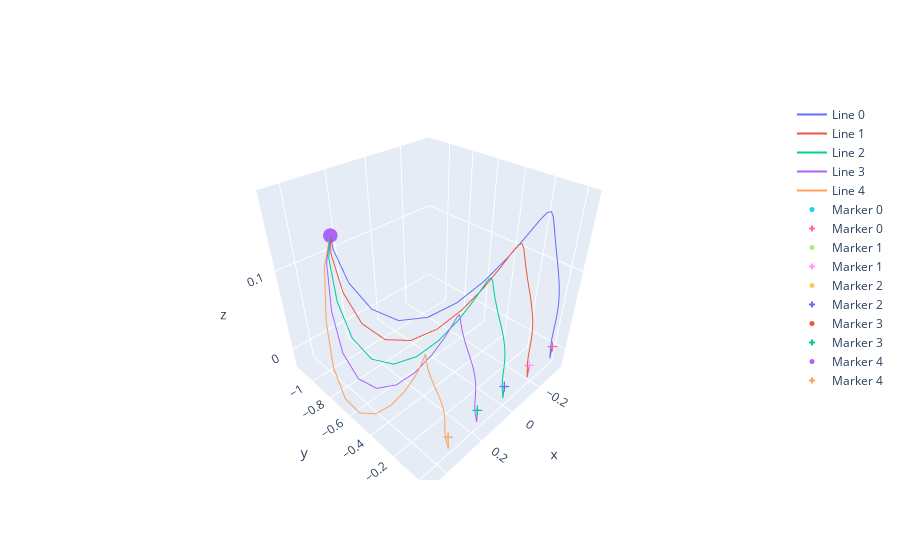

Notebook code for this chart:
### Code cell
import plotly.graph_objects as go
import numpy as np

# Create an empty figure
fig = go.Figure()


data_projection = pc_data_prep + 0

print(data_projection.shape)

#all_data = np.concatenate([data_projection[103:130, :, 0].flatten(), data_projection[103:130, :, 1].flatten(), data_projection[103:130, :, 2].flatten()])



# Create an empty figure
fig = go.Figure()


# Add line traces for each direction
for i in range(5):
    fig.add_trace(go.Scatter3d(x=data_projection[:, i, 0], 
                               y=data_projection[:, i, 1], 
                               z=data_projection[:, i, 2], 
                               mode='lines',  # Specify lines mode
                               name=f'Line {i}'))  # Optional: name each line for clarity

# Add marker traces for the data values at index 103 for each direction
for i in range(5):
    fig.add_trace(go.Scatter3d(x=[data_projection[0, i, 0]], 
                               y=[data_projection[0, i, 1]], 
                               z=[data_projection[0, i, 2]], 
                               mode='markers',  # Specify markers mode
                               marker=dict(size=5, symbol='circle'),  # Customize marker size and shape
                               name=f'Marker {i}'))  # Optional: name each marker for clarity
    
    fig.add_trace(go.Scatter3d(x=[data_projection[-1, i, 0]], 
                               y=[data_projection[-1, i, 1]], 
                               z=[data_projection[-1, i, 2]], 
                               mode='markers',  # Specify markers mode
                               marker=dict(size=5, symbol='cross'),  # Customize marker size and shape
                               name=f'Marker {i}'))  # Optional: name each marker for clarity
    
# Automatically scale each axis based on its data
# No need to manually set ranges or aspectmode
fig.update_layout(scene=dict(aspectmode='cube'))

fig.show()
